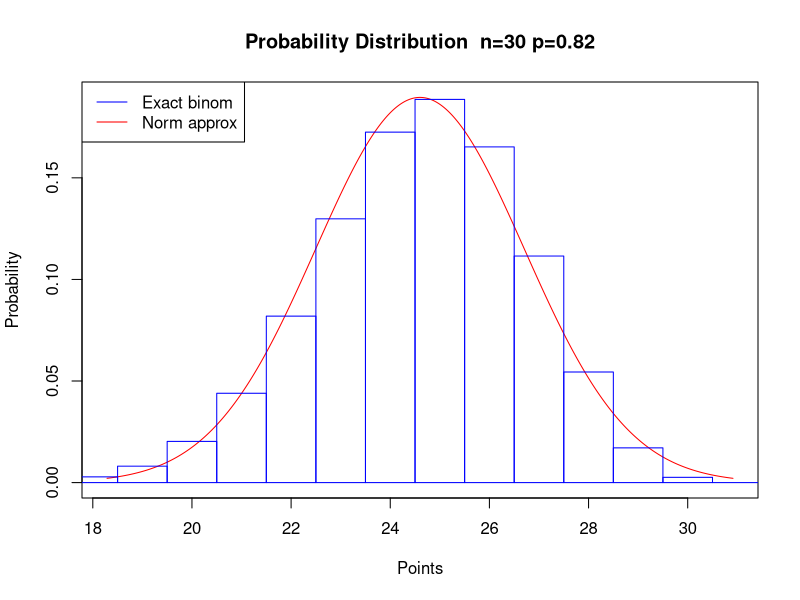

Generate this figure with R:
## ---- chunk 1
ndec = 3
while(T){
    n = sample(c(20,30,40,50,60,70,100),1)
    p = sample(15:85,1)/100
    mu = p*n
    sig = sqrt(p*(1-p))*sqrt(n)
    bmin = ceiling(mu-2*sig)
    bmax = floor(mu+2*sig)
    
    lbrb = sample(bmin:bmax,2)+c(0.5,-0.5)
    lb = lbrb[1]
    rb = lbrb[2]
    bb = sort(sample(bmin:bmax,2))+c(-0.5,0.5)
    
    el = round(pbinom(lb,n,p),ndec)
    er = round(1-pbinom(rb,n,p),ndec)
    eb = round(pbinom(bb[2],n,p)-pbinom(bb[1],n,p),ndec)
    
    nl = round(pnorm(lb,mu,sig),ndec)
    nr = round(1-pnorm(rb,mu,sig),ndec)
    nb = round(pnorm(bb[2],mu,sig)-pnorm(bb[1],mu,sig),ndec)
    
    choices = sort(c(el,nl,er,nr,eb,nb))
    if(length(unique(choices))==6 && bb[2]-bb[1]>2 && min(choices)>0.01 && max(choices)<0.99 && min(diff(choices))>0.003) {break}
}

sch = sprintf("%.3f",choices)
al = paste0("* ",sch,collapse="\n")

san = sprintf("%.3f",c(el,nl,er,nr,eb,nb))

sol1 = paste0(1*(choices==el),collapse="")
sol2 = paste0(1*(choices==nl),collapse="")
sol3 = paste0(1*(choices==er),collapse="")
sol4 = paste0(1*(choices==nr),collapse="")
sol5 = paste0(1*(choices==eb),collapse="")
sol6 = paste0(1*(choices==nb),collapse="")

## ---- chunk 2
plot(0,0,"n",xlim=c(mu-3*sig,mu+3*sig),ylim=c(0,dnorm(mu,mu,sig)),xlab="Points",ylab="Probability",main=paste0("Probability Distribution  n=",n," p=",p,collapse=""))
xx = seq(mu-3*sig,mu+3*sig,sig/100)
yy = dnorm(xx,mu,sig)
lines(xx,yy,col="red")

db = function(llx,lly,w,h,col="blue"){
    lines(c(llx,llx,llx+w,llx+w,llx),c(lly,lly+h,lly+h,lly,lly),col=col)
}

for(i in round(mu-3*sig):round(mu+3*sig)){
    h = dbinom(i,n,p)
    db(i-0.5,0,1,h)
}

legend("topleft",legend=c("Exact binom","Norm approx"),col = c("blue","red"),lty = c(1,1))
